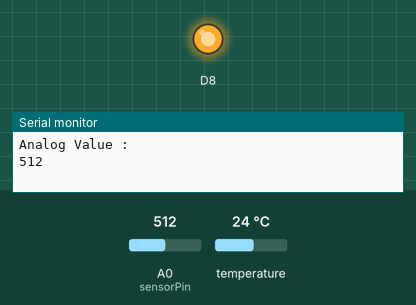
Simulated run of this sketch. Board: ESP8266 (NodeMCU). Shown: output pins drawn as LEDs (lit = HIGH), the last lines printed to the serial monitor. The inputs (shaded band) are chosen by the test bench; at power-on: A0 (sensorPin) = 512, temperature 24 °C. WiFi joins after 1.5 s; servers stay silent unless stated; no MQTT or app messages arrive unless stated.

Above: at 4.2 s.
4.3 s: A0 (sensorPin) set to 492
At 6.3 s:
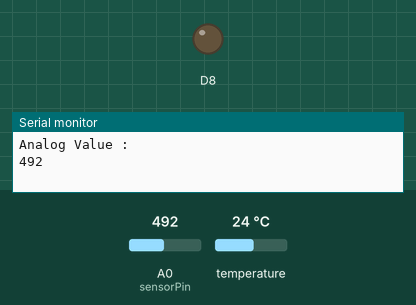
7.1 s: A0 (sensorPin) set to 510
At 9.3 s:
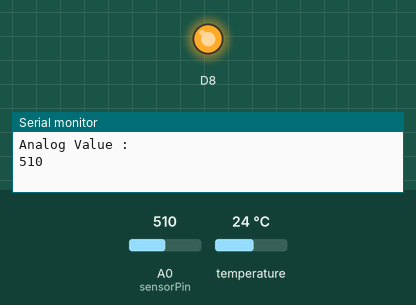
Timing chart, 0 to 10.8 s (numbered marks = the images above; inputs shaded):
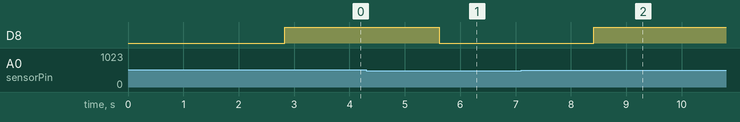

Measured:
- the behaviour switches between 501 and 500 on A0 (sensorPin) (found by bisection; images 0 and 1)
- after the input at 4.3 s, D8: HIGH → LOW after 1.3 s
- after the input at 7.1 s, D8: LOW → HIGH after 1.3 s

The sketch:

final_mqtt_client_temperature_humidity.ino
```cpp
/*
  @created by Sachin Kumar
  @mail sachinkum123567@gmail.com
  NodeMCU code for MQTT client broker
  That sends the data to cloud and further an flutter application can be used to view the data
*/

#include <OneWire.h>
#include <DallasTemperature.h>
#include <ESP8266WiFi.h>
#include <PubSubClient.h>

// Data wire is conntec to the Arduino digital pin 4
#define ONE_WIRE_BUS D4

// Setup a oneWire instance to communicate with any OneWire devices
OneWire oneWire(ONE_WIRE_BUS);

// Pass our oneWire reference to Dallas Temperature sensor
DallasTemperature sensors(&oneWire);

// Soil moisture inputs
int sensorPin = A0;
int sensorValue;
int limit = 500;

const char* ssid = "RoboMinions";
const char* password =  "mqttiotapp";
const char* mqttServer = "soldier.cloudmqtt.com";
const int mqttPort = 10755;
const char* mqttUser = "aypgvnsq";
const char* mqttPassword = "vsbiDXU4OIlB";

WiFiClient espClient;
PubSubClient client(espClient);

void setup() {

  Serial.begin(115200);
  pinMode(D8, OUTPUT);

  WiFi.begin(ssid, password);

  while (WiFi.status() != WL_CONNECTED) {
    delay(500);
    Serial.println("Connecting to WiFi..");
  }
  Serial.println("Connected to the WiFi network");

  client.setServer(mqttServer, mqttPort);
  client.setCallback(callback);

  while (!client.connected()) {
    Serial.println("Connecting to MQTT...");

    if (client.connect("ESP8266Client", mqttUser, mqttPassword )) {

      Serial.println("connected");

    } else {

      Serial.print("failed with state ");
      Serial.print(client.state());
      delay(2000);

    }
  }

  client.publish("esp/test", "Hello from ESP8266");
  // client.subscribe("esp/test");

}

void callback(char* topic, byte* payload, unsigned int length) {

  Serial.print("Message arrived in topic: ");
  Serial.println(topic);

  Serial.print("Message:");
  for (int i = 0; i < length; i++) {
    Serial.print((char)payload[i]);
  }

  Serial.println();
  Serial.println("-----------------------");

}

void loop() {
  client.loop();
  sensors.requestTemperatures();

  Serial.print("Celsius temperature: ");
  // Why "byIndex"? You can have more than one IC on the same bus. 0 refers to the first IC on the wire
  Serial.print(sensors.getTempCByIndex(0));
  Serial.print(" - Fahrenheit temperature: ");
  Serial.println(sensors.getTempFByIndex(0));
  delay(500);

  sensorValue = analogRead(sensorPin);

// We define the sensorValue as being the value read by the Arduino.

Serial.println("Analog Value : ");
Serial.println(sensorValue);

// We display the sensorValue on the serial monitor.

if (sensorValue>limit) {
digitalWrite(D8, HIGH);
}
else {
digitalWrite(D8, LOW);
 }
delay(1000);
  int temp = sensors.getTempCByIndex(0);
  int humid = sensorValue;
  int humid_extra;
  if (humid > 999){
    humid_extra = 999;
    }
  else {
    humid_extra = humid;
    }
  String temp2 = String(temp);
  String humid2 = String(humid);
  char cstr[16];
  itoa(temp, cstr, 10);
  char hstr[16];
  itoa(humid, hstr, 10);
  client.publish("temp", cstr);
  client.publish("humd", hstr);
  delay(500);
}
```
